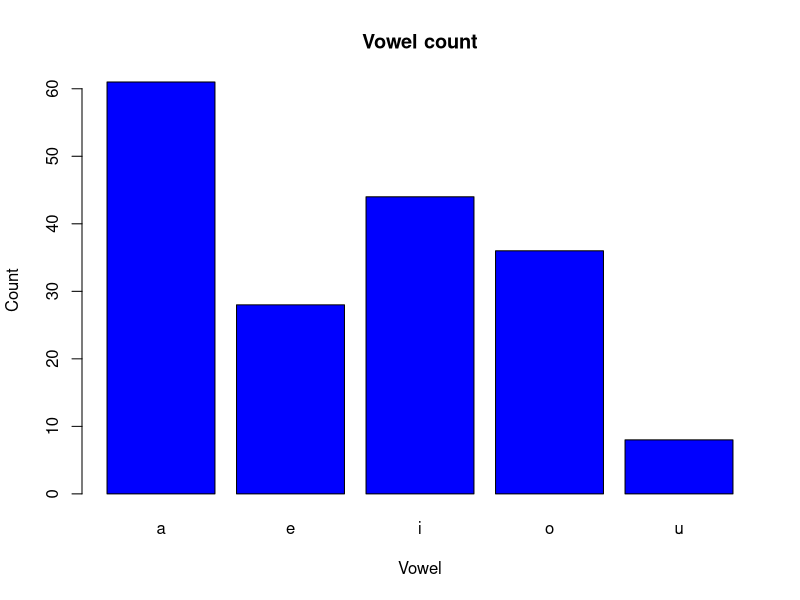

Write R code to recreate this figure.
data(USArrests)
rownames(USArrests)

b = c(0,0,0,0,0)
M <- c("a","e","i","o","u")


for(i in 1:50){
character_array <- unlist(strsplit(rownames(USArrests)[i], ""))
for(j in character_array ){
  if(j=="a" || j=="A")  b[1] <- b[1] + 1
  if(j=="e" || j=="E")  b[2] <- b[2] + 1
  if(j=="i" || j=="I")  b[3] <- b[3] + 1
  if(j=="o" || j=="O")  b[4] <- b[4] + 1
  if(j=="u" || j=="U")  b[5] <- b[5] + 1
}
}
b
barplot(b,names.arg=M,xlab="Vowel",ylab="Count",col="blue",
        main="Vowel count")

